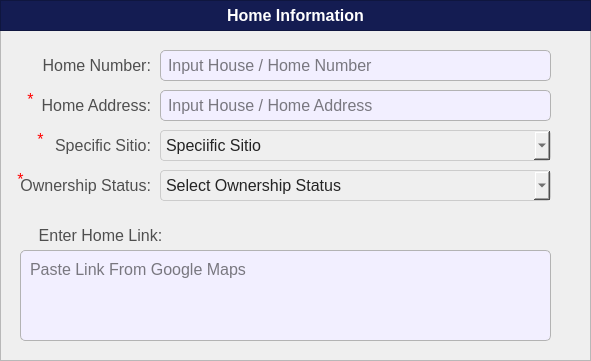
  <widget class="QFrame" name="basePopUpBodyFrame_2">
   <property name="geometry">
    <rect>
     <x>20</x>
     <y>60</y>
     <width>591</width>
     <height>361</height>
    </rect>
   </property>
   <property name="styleSheet">
    <string notr="true">#basePopUpBodyFrame_2 {
	background-color: rgb(247, 247, 247);
	border: 1px solid rgb(194, 194, 194);
	border-radius: 10px;
}</string>
   </property>
   <property name="frameShape">
    <enum>QFrame::Shape::StyledPanel</enum>
   </property>
   <property name="frameShadow">
    <enum>QFrame::Shadow::Raised</enum>
   </property>
   <widget class="QFrame" name="basePopUpTitleFrame_2">
    <property name="geometry">
     <rect>
      <x>0</x>
      <y>0</y>
      <width>591</width>
      <height>31</height>
     </rect>
    </property>
    <property name="styleSheet">
     <string notr="true">#basePopUpTitleFrame_2 {
	background-color: #141c52;
}</string>
    </property>
    <property name="frameShape">
     <enum>QFrame::Shape::StyledPanel</enum>
    </property>
    <property name="frameShadow">
     <enum>QFrame::Shadow::Raised</enum>
    </property>
    <widget class="QLabel" name="label_title">
     <property name="geometry">
      <rect>
       <x>0</x>
       <y>0</y>
       <width>591</width>
       <height>31</height>
      </rect>
     </property>
     <property name="font">
      <font>
       <family>Arial</family>
       <pointsize>12</pointsize>
       <bold>true</bold>
      </font>
     </property>
     <property name="styleSheet">
      <string notr="true">#label_title{
	background-color:transparent;
	color: rgb(255, 255, 255);
}</string>
     </property>
     <property name="text">
      <string>Home Information</string>
     </property>
     <property name="alignment">
      <set>Qt::AlignmentFlag::AlignCenter</set>
     </property>
    </widget>
   </widget>
   <widget class="QLineEdit" name="register_household_homeNumber">
    <property name="geometry">
     <rect>
      <x>160</x>
      <y>50</y>
      <width>391</width>
      <height>31</height>
     </rect>
    </property>
    <property name="font">
     <font>
      <family>Arial</family>
      <pointsize>12</pointsize>
     </font>
    </property>
    <property name="styleSheet">
     <string notr="true">#register_household_homeNumber{
	border: 1px solid #b3b3b3;  /* Black border */
    border-radius: 5px;        /* Rounded corners */
    padding: 5px;               /* Inner spacing */
    background-color: #f2efff;  /* Gray background */
    color: #000000; 
}

</string>
    </property>
    <property name="text">
     <string/>
    </property>
    <property name="maxLength">
     <number>35</number>
    </property>
    <property name="placeholderText">
     <string>Input House / Home Number</string>
    </property>
   </widget>
   <widget class="QLabel" name="register_citizen_labelHomeNumber">
    <property name="geometry">
     <rect>
      <x>20</x>
      <y>50</y>
      <width>131</width>
      <height>31</height>
     </rect>
    </property>
    <property name="font">
     <font>
      <family>Arial</family>
      <pointsize>12</pointsize>
     </font>
    </property>
    <property name="styleSheet">
     <string notr="true">#register_citizen_labelHomeNumber{
	background-color:transparent;
	color:#4f4f4f;
}</string>
    </property>
    <property name="text">
     <string>Home Number:</string>
    </property>
    <property name="alignment">
     <set>Qt::AlignmentFlag::AlignRight|Qt::AlignmentFlag::AlignTrailing|Qt::AlignmentFlag::AlignVCenter</set>
    </property>
   </widget>
   <widget class="QLineEdit" name="register_household_homeAddress">
    <property name="geometry">
     <rect>
      <x>160</x>
      <y>90</y>
      <width>391</width>
      <height>31</height>
     </rect>
    </property>
    <property name="font">
     <font>
      <family>Arial</family>
      <pointsize>12</pointsize>
     </font>
    </property>
    <property name="styleSheet">
     <string notr="true">#register_household_homeAddress{
	border: 1px solid #b3b3b3;  /* Black border */
    border-radius: 5px;        /* Rounded corners */
    padding: 5px;               /* Inner spacing */
    background-color: #f2efff;  /* Gray background */
    color: #000000; 
}

</string>
    </property>
    <property name="text">
     <string/>
    </property>
    <property name="maxLength">
     <number>50</number>
    </property>
    <property name="placeholderText">
     <string>Input House / Home Address</string>
    </property>
   </widget>
   <widget class="QLabel" name="register_citizen_labelHomeAddress">
    <property name="geometry">
     <rect>
      <x>20</x>
      <y>90</y>
      <width>131</width>
      <height>31</height>
     </rect>
    </property>
    <property name="font">
     <font>
      <family>Arial</family>
      <pointsize>12</pointsize>
     </font>
    </property>
    <property name="styleSheet">
     <string notr="true">#register_citizen_labelHomeAddress{
	background-color:transparent;
	color:#4f4f4f;
}</string>
    </property>
    <property name="text">
     <string>Home Address:</string>
    </property>
    <property name="alignment">
     <set>Qt::AlignmentFlag::AlignRight|Qt::AlignmentFlag::AlignTrailing|Qt::AlignmentFlag::AlignVCenter</set>
    </property>
   </widget>
   <widget class="QComboBox" name="register_household_comboBox_Sitio">
    <property name="geometry">
     <rect>
      <x>160</x>
      <y>130</y>
      <width>391</width>
      <height>31</height>
     </rect>
    </property>
    <property name="font">
     <font>
      <family>Arial</family>
      <pointsize>12</pointsize>
     </font>
    </property>
    <property name="styleSheet">
     <string notr="true">#register_household_comboBox_Sitio{
	background-color: rgb(239, 239, 239); /* Correct property name */
    color: #242424; /* Set text color to black for better contrast */
    border: 1px solid #ccc; /* Optional: Add a light border */
    padding: 5px; /* Optional: Add some padding */
    border-radius: 4px; /* Optional: Rounded corners */
}</string>
    </property>
    <property name="placeholderText">
     <string>Speciific Sitio</string>
    </property>
    <property name="duplicatesEnabled">
     <bool>false</bool>
    </property>
    <item>
     <property name="text">
      <string>None</string>
     </property>
    </item>
   </widget>
   <widget class="QLabel" name="register_citizen_labelcivilstatus">
    <property name="geometry">
     <rect>
      <x>30</x>
      <y>130</y>
      <width>121</width>
      <height>31</height>
     </rect>
    </property>
    <property name="font">
     <font>
      <family>Arial</family>
      <pointsize>12</pointsize>
     </font>
    </property>
    <property name="styleSheet">
     <string notr="true">#register_citizen_labelcivilstatus{
	background-color:transparent;
	color:#4f4f4f;
}</string>
    </property>
    <property name="text">
     <string>Specific Sitio:</string>
    </property>
    <property name="alignment">
     <set>Qt::AlignmentFlag::AlignRight|Qt::AlignmentFlag::AlignTrailing|Qt::AlignmentFlag::AlignVCenter</set>
    </property>
   </widget>
   <widget class="QComboBox" name="register_household_comboBox_OwnershipStatus">
    <property name="geometry">
     <rect>
      <x>160</x>
      <y>170</y>
      <width>391</width>
      <height>31</height>
     </rect>
    </property>
    <property name="font">
     <font>
      <family>Arial</family>
      <pointsize>12</pointsize>
     </font>
    </property>
    <property name="styleSheet">
     <string notr="true">#register_household_comboBox_OwnershipStatus{
	background-color: rgb(239, 239, 239); /* Correct property name */
    color: #242424; /* Set text color to black for better contrast */
    border: 1px solid #ccc; /* Optional: Add a light border */
    padding: 5px; /* Optional: Add some padding */
    border-radius: 4px; /* Optional: Rounded corners */
}</string>
    </property>
    <property name="placeholderText">
     <string>Select Ownership Status</string>
    </property>
    <property name="duplicatesEnabled">
     <bool>false</bool>
    </property>
    <item>
     <property name="text">
      <string>Renting</string>
     </property>
    </item>
    <item>
     <property name="text">
      <string>Owned</string>
     </property>
    </item>
    <item>
     <property name="text">
      <string>Leased</string>
     </property>
    </item>
    <item>
     <property name="text">
      <string>Informal Settler</string>
     </property>
    </item>
   </widget>
   <widget class="QLabel" name="register_household_labelOwershipStatus">
    <property name="geometry">
     <rect>
      <x>10</x>
      <y>170</y>
      <width>141</width>
      <height>31</height>
     </rect>
    </property>
    <property name="font">
     <font>
      <family>Arial</family>
      <pointsize>12</pointsize>
     </font>
    </property>
    <property name="styleSheet">
     <string notr="true">#register_household_labelOwershipStatus{
	background-color:transparent;
	color:#4f4f4f;
}</string>
    </property>
    <property name="text">
     <string>Ownership Status:</string>
    </property>
    <property name="alignment">
     <set>Qt::AlignmentFlag::AlignRight|Qt::AlignmentFlag::AlignTrailing|Qt::AlignmentFlag::AlignVCenter</set>
    </property>
   </widget>
   <widget class="QLabel" name="register_labelHomeLink">
    <property name="geometry">
     <rect>
      <x>20</x>
      <y>220</y>
      <width>161</width>
      <height>31</height>
     </rect>
    </property>
    <property name="font">
     <font>
      <family>Arial</family>
      <pointsize>12</pointsize>
     </font>
    </property>
    <property name="styleSheet">
     <string notr="true">#register_labelHomeLink{
	background-color:transparent;
	color:#4f4f4f;
}</string>
    </property>
    <property name="text">
     <string>Enter Home Link:</string>
    </property>
    <property name="alignment">
     <set>Qt::AlignmentFlag::AlignCenter</set>
    </property>
   </widget>
   <widget class="QPlainTextEdit" name="register_household_HomeLink">
    <property name="geometry">
     <rect>
      <x>20</x>
      <y>250</y>
      <width>531</width>
      <height>91</height>
     </rect>
    </property>
    <property name="font">
     <font>
      <family>Arial</family>
      <pointsize>12</pointsize>
     </font>
    </property>
    <property name="styleSheet">
     <string notr="true">#register_household_HomeLink{
	border: 1px solid #b3b3b3;  /* Black border */
    border-radius: 5px;        /* Rounded corners */
    padding: 5px;               /* Inner spacing */
    background-color: #f2efff;  /* Gray background */
    color: #000000; 
}

</string>
    </property>
    <property name="placeholderText">
     <string>Paste Link From Google Maps </string>
    </property>
   </widget>
   <widget class="QLabel" name="label_req_3">
    <property name="geometry">
     <rect>
      <x>20</x>
      <y>90</y>
      <width>21</width>
      <height>31</height>
     </rect>
    </property>
    <property name="font">
     <font>
      <family>Arial</family>
      <pointsize>12</pointsize>
      <bold>false</bold>
     </font>
    </property>
    <property name="styleSheet">
     <string notr="true">#label_req_3 {
	background-color: transparent;
	color: red;
}
</string>
    </property>
    <property name="text">
     <string>*</string>
    </property>
    <property name="alignment">
     <set>Qt::AlignmentFlag::AlignHCenter|Qt::AlignmentFlag::AlignTop</set>
    </property>
   </widget>
   <widget class="QLabel" name="label_req_4">
    <property name="geometry">
     <rect>
      <x>30</x>
      <y>130</y>
      <width>21</width>
      <height>31</height>
     </rect>
    </property>
    <property name="font">
     <font>
      <family>Arial</family>
      <pointsize>12</pointsize>
      <bold>false</bold>
     </font>
    </property>
    <property name="styleSheet">
     <string notr="true">#label_req_4 {
	background-color: transparent;
	color: red;
}
</string>
    </property>
    <property name="text">
     <string>*</string>
    </property>
    <property name="alignment">
     <set>Qt::AlignmentFlag::AlignHCenter|Qt::AlignmentFlag::AlignTop</set>
    </property>
   </widget>
   <widget class="QLabel" name="label_req_5">
    <property name="geometry">
     <rect>
      <x>10</x>
      <y>170</y>
      <width>21</width>
      <height>31</height>
     </rect>
    </property>
    <property name="font">
     <font>
      <family>Arial</family>
      <pointsize>12</pointsize>
      <bold>false</bold>
     </font>
    </property>
    <property name="styleSheet">
     <string notr="true">#label_req_5 {
	background-color: transparent;
	color: red;
}
</string>
    </property>
    <property name="text">
     <string>*</string>
    </property>
    <property name="alignment">
     <set>Qt::AlignmentFlag::AlignHCenter|Qt::AlignmentFlag::AlignTop</set>
    </property>
   </widget>
  </widget>
